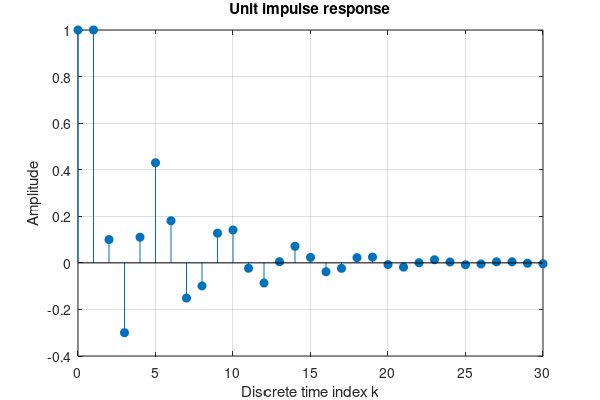
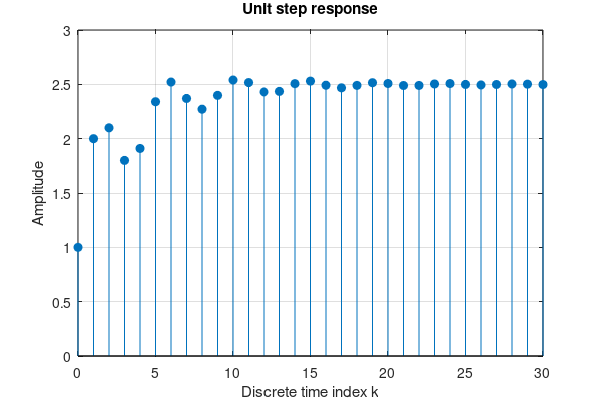

Write MATLAB code to recreate these figures, in order.
clear                   % 清除所有变量
close all               % 关闭所有图形窗口

% 定义系统函数的系数
a = [1 -1 0.9 -0.5];
b = [1];

% 定义时间向量
t_start = 0;
t_end = 30;
t_step = 1;
t = t_start:t_step:t_end;

% 生成单位脉冲信号和单位阶跃信号
impulse_signal = [1, zeros(1, t_end)];
step_signal = ones(1, t_end + 1);

% 计算单位脉冲响应和单位阶跃响应
impulse_response = filter(b, a, impulse_signal);
step_response = filter(b, a, step_signal);

% 画出单位脉冲响应
figure('Units', 'inches', 'Position', [0 0 6 4])  % 设置绘图窗口尺寸为6x4英寸
stem(t, impulse_response, 'filled');
grid on                 % 打开网格线
title('Unit impulse response');
xlabel('Discrete time index k');
ylabel('Amplitude');

% 检查目录是否存在，如果不存在则创建
foldername = 'picture';
if ~exist(foldername, 'dir')
    mkdir(foldername);
end

set(gcf, 'PaperPositionMode', 'auto');  % 设置绘图窗口分辨率与尺寸一致
print(sprintf('%s/unit_impulse_response.jpg', foldername), '-djpeg', '-r300'); % 保存图形，分辨率为300dpi

% 画出单位阶跃响应
figure('Units', 'inches', 'Position', [0 0 6 4])  % 设置绘图窗口尺寸为6x4英寸
stem(t, step_response, 'filled');
grid on                 % 打开网格线
title('Unit step response');
xlabel('Discrete time index k');
ylabel('Amplitude');

set(gcf, 'PaperPositionMode', 'auto');  % 设置绘图窗口分辨率与尺寸一致
print(sprintf('%s/unit_step_response.jpg', foldername), '-djpeg', '-r300'); % 保存图形，分辨率为300dpi

clc                     % 清除命令行窗口的内容